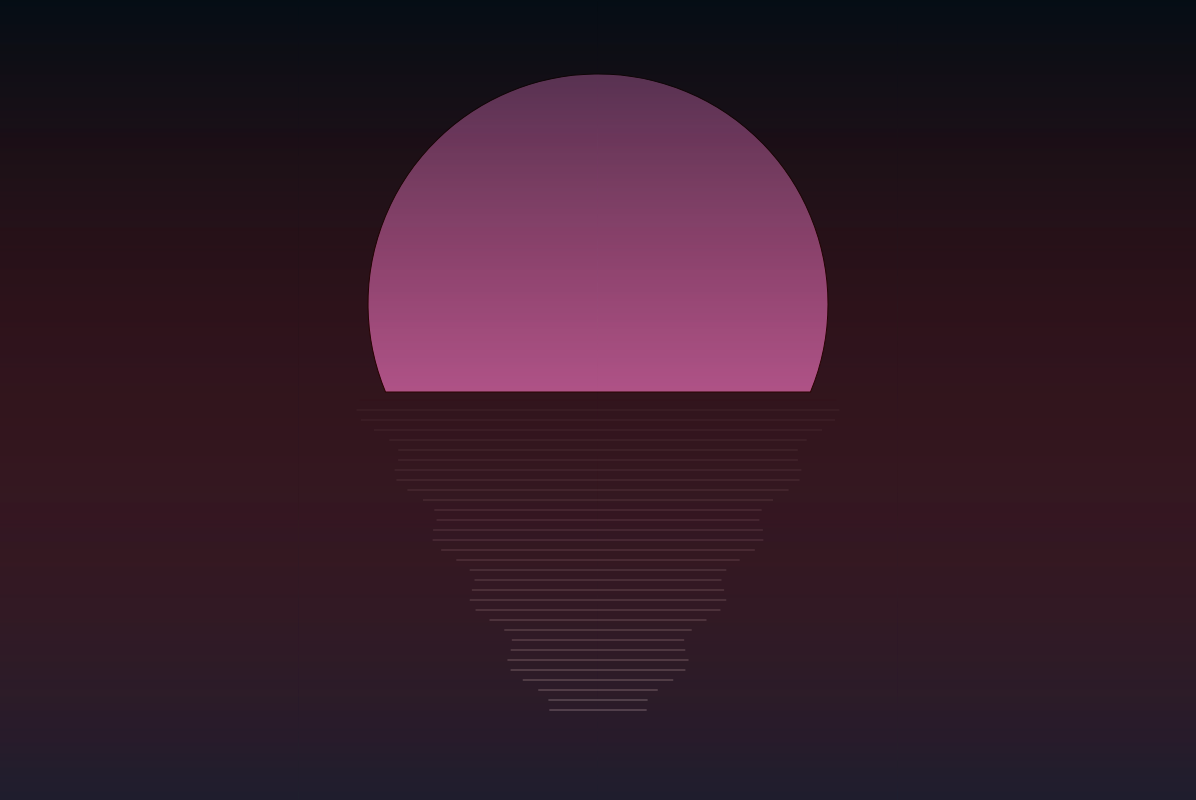
Frame 1 (no input)
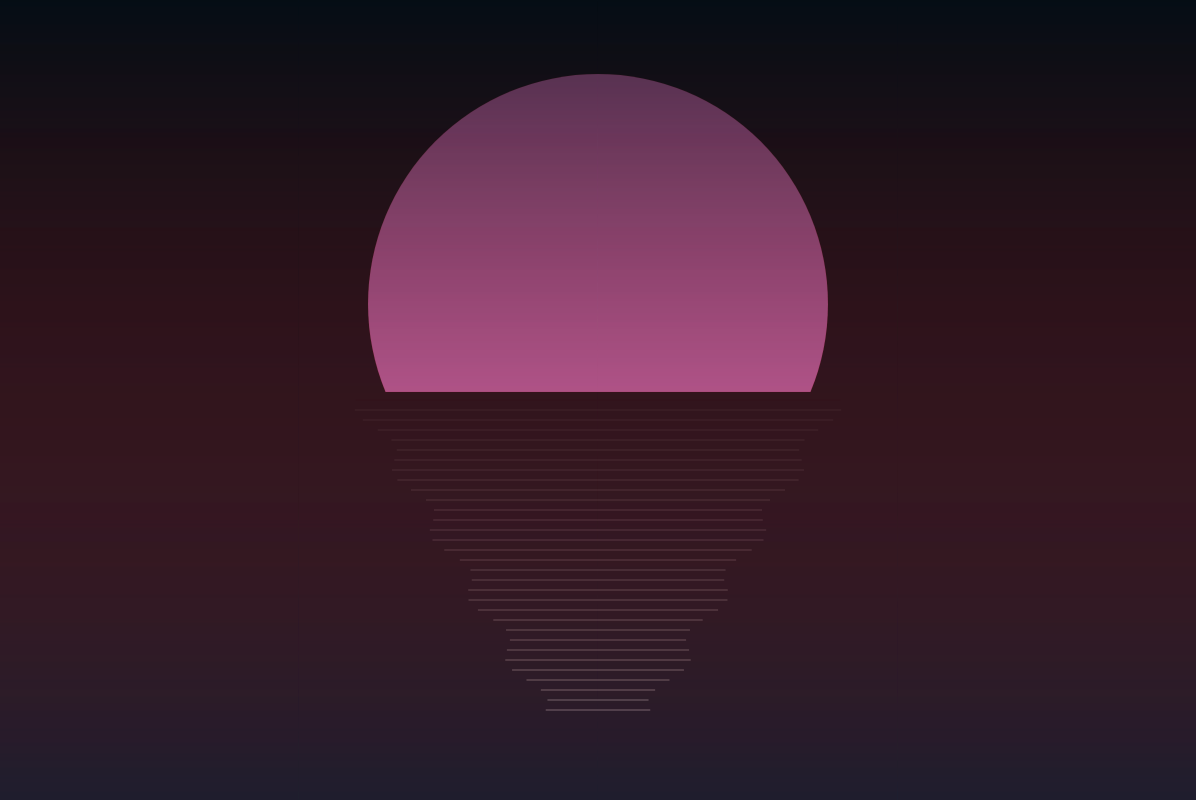
Frame 60 (no input)
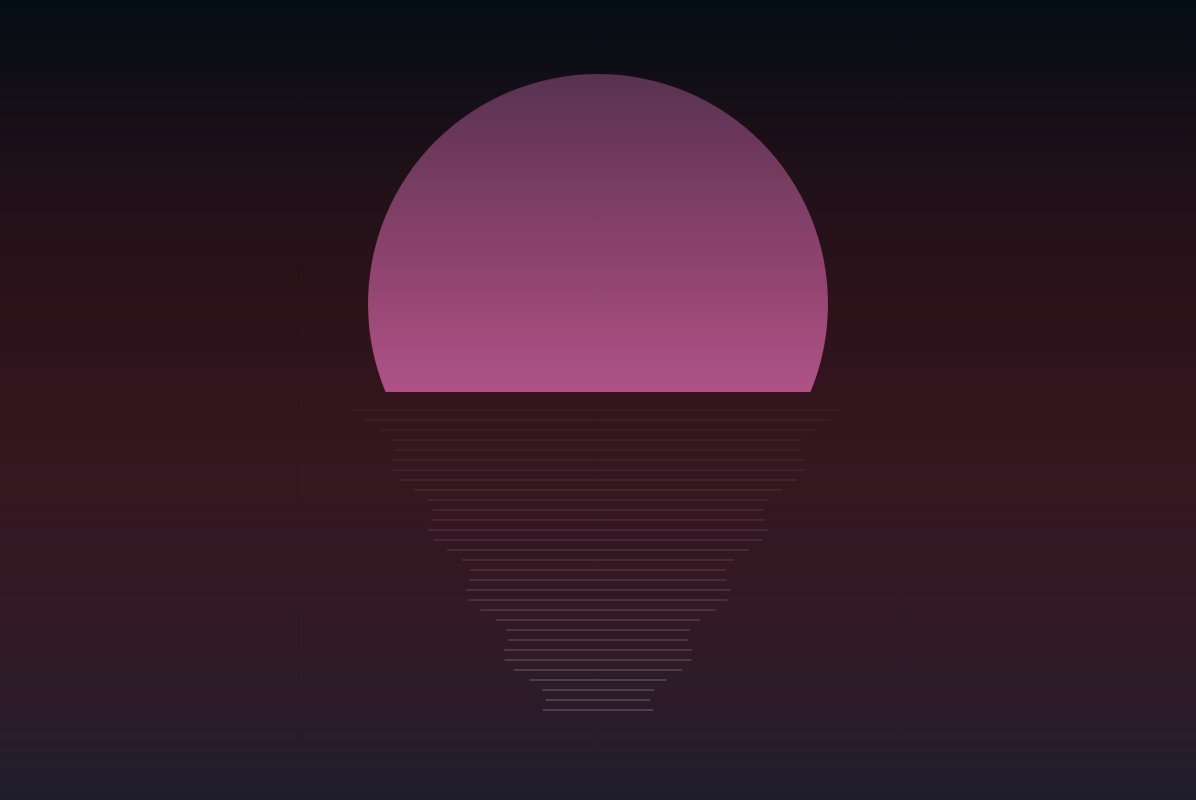
Frame 120 (the mouse pressed at the canvas centre since frame 60)

The p5.js sketch that drew these frames (run headless with seeded random() and noise() and a simulated clock; from frame 60 on, the mouse is pressed at the canvas centre):

// p5.js sketch
// ── sketch.js
let c1, c2;

function setup() {
  createCanvas(windowWidth - 4, 800);
  c1 = color(3, 7, 11);
  c2 = color(200, 10, 1, 3);
}

function draw() {
  background(13, 33, 51);
  push();
  colorMode(HSL, 360, 1, 1, 1);
  fill(300, 1, 0.8, 1);
  translate(width * 0.5, height * 0.38);
  rotate(radians(157.5));
  arc(0, 0, 460, 460, 0, PI + QUARTER_PI, CHORD);
  pop();
  drawSmallWaves();
  setGradient(0, 0, width, height, c1, c2);
}

const drawSmallWaves = _ => {
  strokeWeight(1);
  colorMode(HSL, 360, 1, 1, 1);
  for (let i = 0; i < 32; i++) {
    stroke(55, 70, sin(i / 20) * 80, (i / 100) + 0.1);
    fill(300, 1, 0.8, 1);
    line(width * 0.3 + i * 6 + sin(frameCount / 10 - i) * 10, height * 0.5 + i * 10, width * 0.7 - i * 6 - sin(frameCount / 10 - i) * 10, height * 0.5 + i * 10);
  }
  colorMode(RGB, 255);
}

const setGradient = (x, y, w, h, c1, c2) => {
  noFill();
  for (let i = y; i <= y + h; i++) {
    let inter = map(i, y, y + h, 0, 0.9);
    let c = lerpColor(c1, c2, inter);
    stroke(c);
    line(x, i, x + w, i);
  }
}

function windowResized() {
  resizeCanvas(windowWidth, windowHeight);
}
